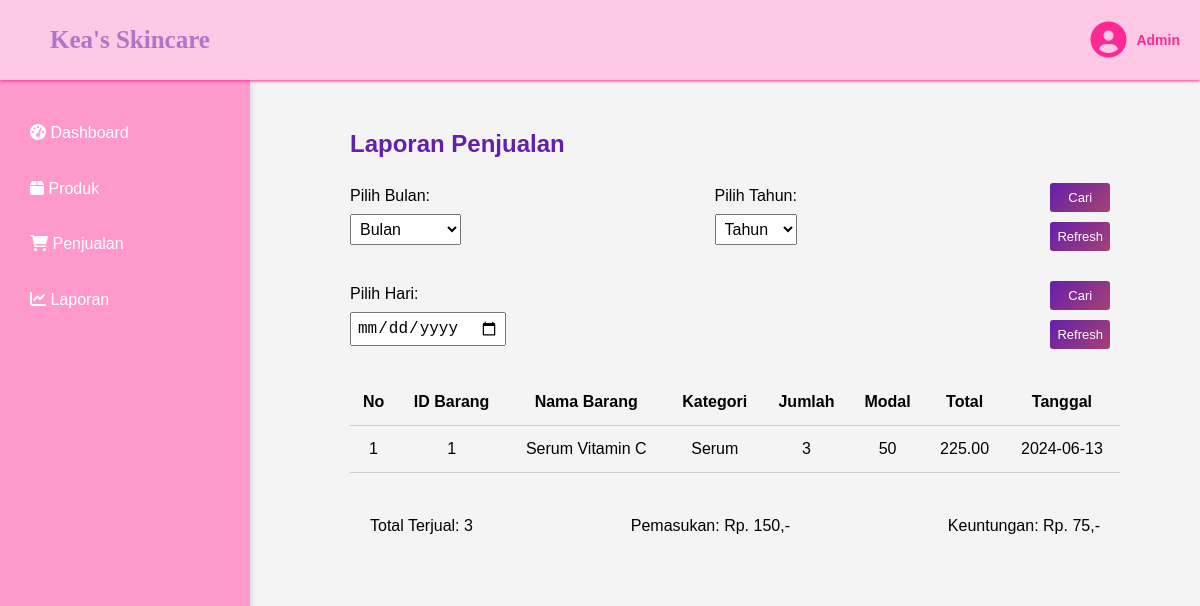
/laporan.php, run on an earlier commit of the app's database.
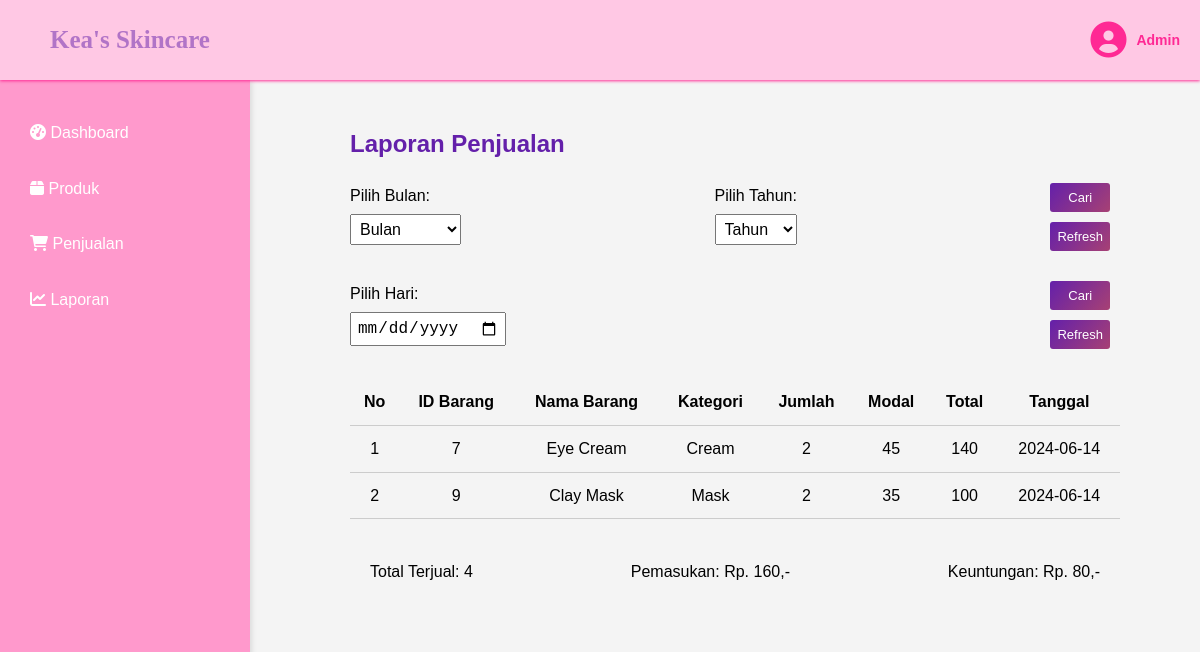
And on a later commit of the database.
### tables this page shows
CREATE TABLE `penjualan` (
  `id` int(11) NOT NULL,
  `tanggal` date DEFAULT NULL,
  `id_produk` int(11) DEFAULT NULL,
  `jumlah` int(11) DEFAULT NULL,
  `harga` decimal(10,0) DEFAULT NULL,
  `total_harga` decimal(10,0) DEFAULT NULL
);

CREATE TABLE `produk` (
  `id` int(11) NOT NULL,
  `nama` varchar(255) NOT NULL,
  `kategori` varchar(255) NOT NULL,
  `harga_beli` decimal(10,0) DEFAULT NULL,
  `harga_jual` decimal(10,0) DEFAULT NULL,
  `stok` int(11) NOT NULL
);

### laporan.php (the view, shortened to what this page needs)
<!DOCTYPE html>
<html lang="en">
<head>
    <link rel="stylesheet" href="css/laporan.css">
    <link rel="stylesheet" href="css/styles.css">
</head>
<body>
<?php include 'template/header.php'; ?>
<div class="container">
    <?php include 'template/sidebar.php'; ?>
    <div class="content">
        <h2>Laporan Penjualan</h2>
        <form method="GET" action="">
            <div class="form-group">
                <label for="bulan">Pilih Bulan:</label>
                <select id="bulan" name="bulan">
                    <option value="">Bulan</option>
                </select>
            </div>
            <div class="form-group">
                <label for="tahun">Pilih Tahun:</label>
                <select id="tahun" name="tahun">
                    <option value="">Tahun</option>
                </select>
            </div>
            <div class="form-group">
                <button type="submit" name="search" value="month" class="btn">Cari</button>
                <button type="button" onclick="location.reload()" class="btn">Refresh</button>
            </div>
        </form>
        <form method="GET" action="">
            <div class="form-group">
                <label for="tanggal">Pilih Hari:</label>
                <input type="date" id="tanggal" name="tanggal">
            </div>
            <div class="form-group">
                <button type="submit" name="search" value="day" class="btn">Cari</button>
                <button type="button" onclick="location.reload()" class="btn">Refresh</button>
            </div>
        </form>
        <table>
            <thead>
                <tr>
                    <th>No</th>
                    <th>ID Barang</th>
                    <th>Nama Barang</th>
                    <th>Kategori</th>
                    <th>Jumlah</th>
                    <th>Modal</th>
                    <th>Total</th>
                    <th>Tanggal</th>
                </tr>
            </thead>
            <tbody>
                <?php
                include 'config.php';
                $query = "SELECT p.id as produk_id, p.nama, p.kategori, p.harga_beli, p.harga_jual, p.stok,
                                  j.id as penjualan_id, j.tanggal, j.jumlah, j.harga, j.total_harga
                          FROM penjualan j
                          JOIN produk p ON j.id_produk = p.id
                          WHERE 1=1";
                $result = mysqli_query($conn, $query);
                if (mysqli_num_rows($result) > 0) {
                    $no = 1;
                    while ($row = mysqli_fetch_assoc($result)) {
                        echo "<tr>";
                        echo "<td>{$no}</td>";
                        echo "<td>{$row['produk_id']}</td>";
                        echo "<td>{$row['nama']}</td>";
                        echo "<td>{$row['kategori']}</td>";
                        echo "<td>{$row['jumlah']}</td>";
                        echo "<td>{$row['harga_beli']}</td>";
                        echo "<td>{$row['total_harga']}</td>";
                        echo "<td>{$row['tanggal']}</td>";
                        echo "</tr>";
                        $no++;
                    }
                } else {
                    echo "<tr><td colspan='9'>No data available in table</td></tr>";
                }
                ?>
            </tbody>
        </table>
        <div class="total">
            <p>Total Terjual:
                <?php
                $total_query = "SELECT SUM(j.jumlah) as total_qty, SUM(p.harga_beli * j.jumlah) as total_cost, SUM(j.total_harga) as total_sales
                                FROM penjualan j
                                JOIN produk p ON j.id_produk = p.id";
                $total_result = mysqli_query($conn, $total_query);
                $totals = mysqli_fetch_assoc($total_result);
                echo $totals['total_qty'];
                ?>
            </p>
            <p>Pemasukan: Rp. <?php echo number_format($totals['total_cost'], 0, ',', '.'); ?>,-</p>
            <p>Keuntungan: Rp. <?php echo number_format($totals['total_sales'] - $totals['total_cost'], 0, ',', '.'); ?>,-</p>

What changed in the data, as far as the page shows it:
changed penjualan: id_produk "1" → "7"; id_produk.nama "Serum Vitamin C" → "Eye Cream"; id_produk.kategori "Serum" → "Cream"; jumlah "3" → "2"; id_produk.harga_beli "50" → "45"; total_harga "225.00" → "140"; tanggal "2024-06-13" → "2024-06-14"
added penjualan: id_produk "9", id_produk.nama "Clay Mask", id_produk.kategori "Mask", jumlah "2", id_produk.harga_beli "35", total_harga "100", tanggal "2024-06-14"
Also different on the page:
$totals['total_qty']: "3" → "4"
$totals['total_cost']: "150" → "160"
$totals['total_sales'] - $totals['total_cost']: "75" → "80"
